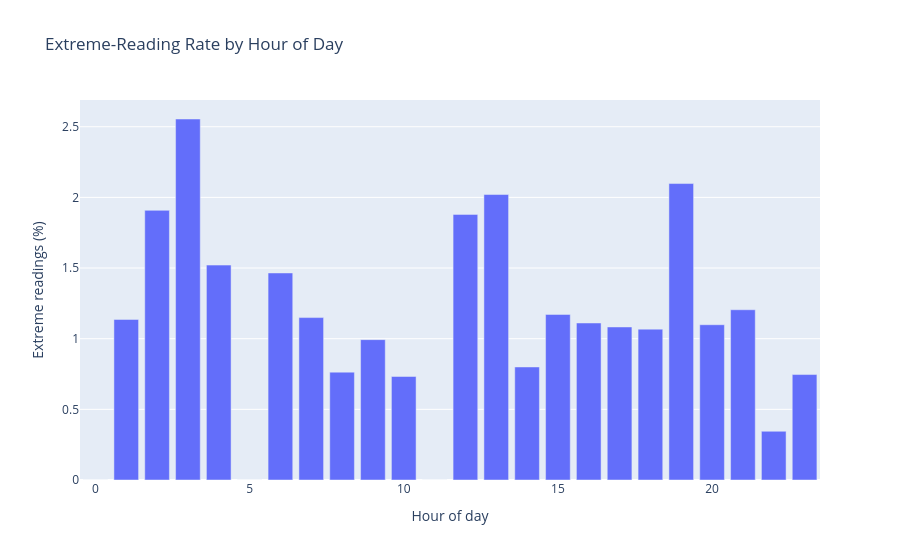

Notebook cell for this chart:
### Markdown cell above
###  Extreme reading rate by hour

Raw hourly counts describe coverage. Dividing extreme counts by all readings at each hour asks whether the high-value group is concentrated at particular times of day.

### Code cell
hourly_extreme_rate = (
    df.assign(
        hour=df["timestamp"].dt.hour,
        is_extreme=df["temp_c"] > extreme_threshold_c,
    )
    .groupby("hour")
    .agg(
        total_readings=("temp_c", "size"),
        extreme_readings=("is_extreme", "sum"),
    )
)

hourly_extreme_rate["extreme_rate_pct"] = (
    100
    * hourly_extreme_rate["extreme_readings"]
    / hourly_extreme_rate["total_readings"]
)

display(hourly_extreme_rate)

fig = px.bar(
    hourly_extreme_rate.reset_index(),
    x="hour",
    y="extreme_rate_pct",
    title="Extreme-Reading Rate by Hour of Day",
    labels={"hour": "Hour of day", "extreme_rate_pct": "Extreme readings (%)"},
)
fig.show()

### Figure 1 — Plotly figure (JSON) as saved in the notebook; plotly's stock layout.template omitted (floating-point values rounded to 4 significant figures)
{"data": [{"hovertemplate": "Hour of day=%{x}<br>Extreme readings (%)=%{y}<extra></extra>", "legendgroup": "", "marker": {"color": "#636efa", "pattern": {"shape": ""}}, "name": "", "orientation": "v", "showlegend": false, "textposition": "auto", "type": "bar", "x": [0, 1, 2, 3, 4, 5, 6, 7, 8, 9, 10, 11, 12, 13, 14, 15, 16, 17, 18, 19, 20, 21, 22, 23], "xaxis": "x", "y": [0.0, 1.136, 1.908, 2.555, 1.521, 0.0, 1.465, 1.149, 0.7634, 0.9934, 0.7326, 0.0, 1.88, 2.02, 0.8, 1.172, 1.111, 1.083, 1.068, 2.098, 1.099, 1.205, 0.3448, 0.7463], "yaxis": "y"}], "layout": {"barmode": "relative", "legend": {"tracegroupgap": 0}, "title": {"text": "Extreme-Reading Rate by Hour of Day"}, "xaxis": {"anchor": "y", "domain": [0.0, 1.0], "title": {"text": "Hour of day"}}, "yaxis": {"anchor": "x", "domain": [0.0, 1.0], "title": {"text": "Extreme readings (%)"}}}}
